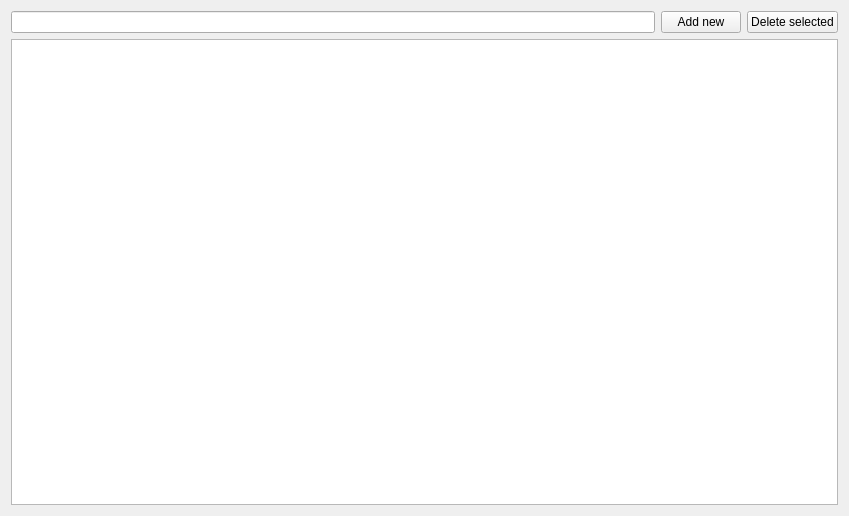
<?xml version="1.0" encoding="UTF-8"?>
<ui version="4.0">
 <class>ManageContactsWidget</class>
 <widget class="QWidget" name="ManageContactsWidget">
  <property name="geometry">
   <rect>
    <x>0</x>
    <y>0</y>
    <width>849</width>
    <height>516</height>
   </rect>
  </property>
  <property name="windowTitle">
   <string>Form</string>
  </property>
  <property name="locale">
   <locale language="English" country="UnitedStates"/>
  </property>
  <layout class="QVBoxLayout" name="verticalLayout">
   <item>
    <layout class="QHBoxLayout" name="horizontalLayout">
     <item>
      <widget class="QLineEdit" name="lineEdit"/>
     </item>
     <item>
      <widget class="QPushButton" name="addNewButton">
       <property name="text">
        <string>Add new</string>
       </property>
       <property name="icon">
        <iconset theme="contact-new"/>
       </property>
      </widget>
     </item>
     <item>
      <widget class="QPushButton" name="deleteSelectedButton">
       <property name="text">
        <string>Delete selected</string>
       </property>
       <property name="icon">
        <iconset theme="edit-delete"/>
       </property>
      </widget>
     </item>
    </layout>
   </item>
   <item>
    <widget class="QListView" name="listView">
     <property name="editTriggers">
      <set>QAbstractItemView::NoEditTriggers</set>
     </property>
     <property name="selectionMode">
      <enum>QAbstractItemView::MultiSelection</enum>
     </property>
    </widget>
   </item>
  </layout>
 </widget>
 <resources/>
 <connections/>
</ui>
